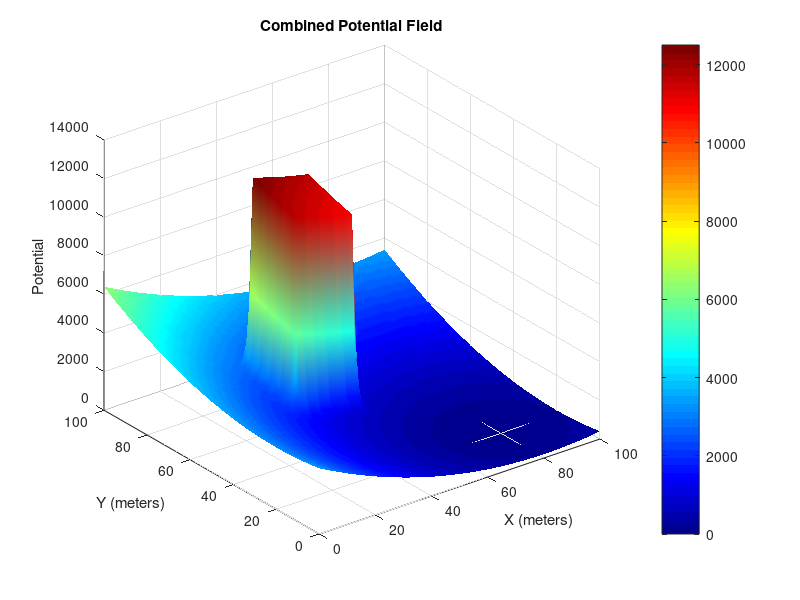

Here is the MATLAB script that generated this plot:
% Programmed By Sravanth Chowdary Potluri und5uv

x_range = 0:1:100;
y_range = 0:1:100;
[X, Y] = meshgrid(x_range, y_range);

q_goal = [80, 20];
K_att = 1;

U_att = 0.5 * K_att * ((X - q_goal(1)).^2 + (Y - q_goal(2)).^2);

obs_x = [30, 50, 50, 30, 30];
obs_y = [50, 50, 70, 70, 50];

K_rep = 10000;
D0 = 10;
max_potential = 10000;

U_rep = zeros(size(X));

xmin = min(obs_x);
xmax = max(obs_x);
ymin = min(obs_y);
ymax = max(obs_y);

for i = 1:size(X,1)
    for j = 1:size(X,2)
        x = X(i,j);
        y = Y(i,j);
        
        if (x >= xmin && x <= xmax) && (y >= ymin && y <= ymax)
            U_rep(i,j) = max_potential;
        else
            dx = max([xmin - x, 0, x - xmax]);
            dy = max([ymin - y, 0, y - ymax]);
            dist = sqrt(dx^2 + dy^2);
            
            if dist <= D0
                U_rep(i,j) = 0.5 * K_rep * (1/dist - 1/D0)^2;
            else
                U_rep(i,j) = 0;
            end
        end
        
    end
end

U_total = U_att + U_rep;

figure;
surf(X, Y, U_total);
title('Combined Potential Field');
xlabel('X (meters)');
ylabel('Y (meters)');
zlabel('Potential');
shading interp;
colormap jet;
colorbar;
